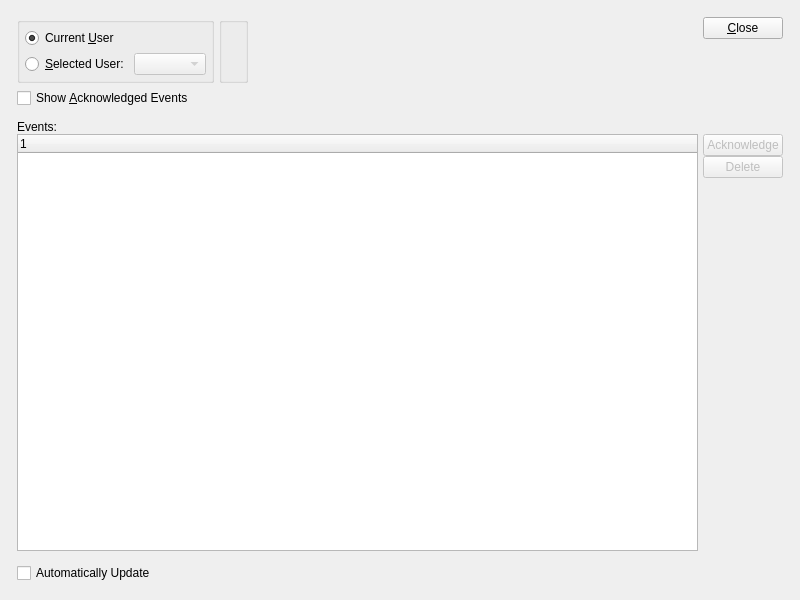
<ui version="4.0" >
 <comment>This file is part of the xTuple ERP: PostBooks Edition, a free and
open source Enterprise Resource Planning software suite,
Copyright (c) 1999-2010 by OpenMFG LLC, d/b/a xTuple.
It is licensed to you under the Common Public Attribution License
version 1.0, the full text of which (including xTuple-specific Exhibits)
is available at www.xtuple.com/CPAL.  By using this software, you agree
to be bound by its terms.</comment>
 <class>eventManager</class>
 <widget class="QWidget" name="eventManager" >
  <property name="geometry" >
   <rect>
    <x>0</x>
    <y>0</y>
    <width>800</width>
    <height>600</height>
   </rect>
  </property>
  <property name="windowTitle" >
   <string>Events</string>
  </property>
  <layout class="QGridLayout" name="gridLayout_5" >
   <item row="0" column="0" >
    <layout class="QGridLayout" name="gridLayout_4" >
     <property name="margin" >
      <number>12</number>
     </property>
     <property name="spacing" >
      <number>12</number>
     </property>
     <item row="0" column="0" >
      <layout class="QHBoxLayout" name="horizontalLayout" >
       <item>
        <layout class="QGridLayout" name="gridLayout_2" >
         <item row="0" column="0" >
          <widget class="QGroupBox" name="_userGroup" >
           <property name="sizePolicy" >
            <sizepolicy vsizetype="Preferred" hsizetype="Preferred" >
             <horstretch>0</horstretch>
             <verstretch>0</verstretch>
            </sizepolicy>
           </property>
           <property name="minimumSize" >
            <size>
             <width>0</width>
             <height>0</height>
            </size>
           </property>
           <property name="title" >
            <string/>
           </property>
           <layout class="QGridLayout" name="gridLayout" >
            <item row="0" column="0" colspan="2" >
             <widget class="QRadioButton" name="_currentUser" >
              <property name="text" >
               <string>Current &amp;User</string>
              </property>
              <property name="checked" >
               <bool>true</bool>
              </property>
             </widget>
            </item>
            <item row="1" column="0" >
             <widget class="QRadioButton" name="_selectedUser" >
              <property name="text" >
               <string>&amp;Selected User:</string>
              </property>
             </widget>
            </item>
            <item row="1" column="1" >
             <widget class="XComboBox" name="_usr" >
              <property name="enabled" >
               <bool>false</bool>
              </property>
              <property name="type" >
               <enum>XComboBox::Users</enum>
              </property>
             </widget>
            </item>
           </layout>
          </widget>
         </item>
         <item row="0" column="1" >
          <widget class="WarehouseGroup" name="_warehouse" >
           <property name="fixedSize" >
            <bool>false</bool>
           </property>
          </widget>
         </item>
         <item row="1" column="0" colspan="2" >
          <widget class="XCheckBox" name="_showAcknowledged" >
           <property name="text" >
            <string>Show &amp;Acknowledged Events</string>
           </property>
          </widget>
         </item>
        </layout>
       </item>
       <item>
        <spacer>
         <property name="orientation" >
          <enum>Qt::Horizontal</enum>
         </property>
         <property name="sizeType" >
          <enum>QSizePolicy::Expanding</enum>
         </property>
         <property name="sizeHint" stdset="0" >
          <size>
           <width>0</width>
           <height>20</height>
          </size>
         </property>
        </spacer>
       </item>
       <item>
        <layout class="QVBoxLayout" >
         <property name="spacing" >
          <number>0</number>
         </property>
         <item>
          <widget class="QPushButton" name="_close" >
           <property name="text" >
            <string>&amp;Close</string>
           </property>
          </widget>
         </item>
         <item>
          <spacer>
           <property name="orientation" >
            <enum>Qt::Vertical</enum>
           </property>
           <property name="sizeType" >
            <enum>QSizePolicy::Expanding</enum>
           </property>
           <property name="sizeHint" stdset="0" >
            <size>
             <width>20</width>
             <height>0</height>
            </size>
           </property>
          </spacer>
         </item>
        </layout>
       </item>
      </layout>
     </item>
     <item row="1" column="0" >
      <widget class="QFrame" name="_frame" >
       <property name="sizePolicy" >
        <sizepolicy vsizetype="Expanding" hsizetype="Preferred" >
         <horstretch>0</horstretch>
         <verstretch>1</verstretch>
        </sizepolicy>
       </property>
       <property name="frameShape" >
        <enum>QFrame::NoFrame</enum>
       </property>
       <property name="frameShadow" >
        <enum>QFrame::Raised</enum>
       </property>
       <layout class="QGridLayout" name="gridLayout_3" >
        <property name="margin" >
         <number>0</number>
        </property>
        <property name="spacing" >
         <number>0</number>
        </property>
        <item row="0" column="0" >
         <layout class="QVBoxLayout" name="verticalLayout" >
          <property name="spacing" >
           <number>0</number>
          </property>
          <item>
           <widget class="QLabel" name="_eventsLit" >
            <property name="text" >
             <string>Events:</string>
            </property>
           </widget>
          </item>
          <item>
           <layout class="QHBoxLayout" >
            <property name="spacing" >
             <number>5</number>
            </property>
            <item>
             <widget class="XTreeWidget" name="_event" >
              <property name="sizePolicy" >
               <sizepolicy vsizetype="Expanding" hsizetype="Expanding" >
                <horstretch>0</horstretch>
                <verstretch>0</verstretch>
               </sizepolicy>
              </property>
              <property name="minimumSize" >
               <size>
                <width>0</width>
                <height>100</height>
               </size>
              </property>
              <property name="selectionMode" >
               <enum>QAbstractItemView::ExtendedSelection</enum>
              </property>
             </widget>
            </item>
            <item>
             <layout class="QVBoxLayout" >
              <property name="spacing" >
               <number>0</number>
              </property>
              <item>
               <widget class="QPushButton" name="_ack" >
                <property name="enabled" >
                 <bool>false</bool>
                </property>
                <property name="text" >
                 <string>Acknowledge</string>
                </property>
               </widget>
              </item>
              <item>
               <widget class="QPushButton" name="_delete" >
                <property name="enabled" >
                 <bool>false</bool>
                </property>
                <property name="text" >
                 <string>Delete</string>
                </property>
               </widget>
              </item>
              <item>
               <spacer>
                <property name="orientation" >
                 <enum>Qt::Vertical</enum>
                </property>
                <property name="sizeHint" stdset="0" >
                 <size>
                  <width>20</width>
                  <height>40</height>
                 </size>
                </property>
               </spacer>
              </item>
             </layout>
            </item>
           </layout>
          </item>
         </layout>
        </item>
       </layout>
      </widget>
     </item>
     <item row="2" column="0" >
      <layout class="QHBoxLayout" >
       <property name="spacing" >
        <number>0</number>
       </property>
       <item>
        <widget class="XCheckBox" name="_autoUpdate" >
         <property name="text" >
          <string>Automatically Update</string>
         </property>
        </widget>
       </item>
       <item>
        <spacer>
         <property name="orientation" >
          <enum>Qt::Horizontal</enum>
         </property>
         <property name="sizeType" >
          <enum>QSizePolicy::Expanding</enum>
         </property>
         <property name="sizeHint" stdset="0" >
          <size>
           <width>20</width>
           <height>20</height>
          </size>
         </property>
        </spacer>
       </item>
      </layout>
     </item>
    </layout>
   </item>
  </layout>
 </widget>
 <layoutdefault spacing="5" margin="5" />
 <pixmapfunction>qPixmapFromMimeSource</pixmapfunction>
 <customwidgets>
  <customwidget>
   <class>WarehouseGroup</class>
   <extends>QGroupBox</extends>
   <header>warehousegroup.h</header>
  </customwidget>
  <customwidget>
   <class>XCheckBox</class>
   <extends>QCheckBox</extends>
   <header>xcheckbox.h</header>
  </customwidget>
  <customwidget>
   <class>XComboBox</class>
   <extends>QComboBox</extends>
   <header>xcombobox.h</header>
  </customwidget>
  <customwidget>
   <class>XTreeWidget</class>
   <extends>QTreeWidget</extends>
   <header>xtreewidget.h</header>
  </customwidget>
 </customwidgets>
 <tabstops>
  <tabstop>_currentUser</tabstop>
  <tabstop>_selectedUser</tabstop>
  <tabstop>_usr</tabstop>
  <tabstop>_warehouse</tabstop>
  <tabstop>_showAcknowledged</tabstop>
  <tabstop>_event</tabstop>
  <tabstop>_close</tabstop>
 </tabstops>
 <resources/>
 <connections>
  <connection>
   <sender>_selectedUser</sender>
   <signal>toggled(bool)</signal>
   <receiver>_usr</receiver>
   <slot>setEnabled(bool)</slot>
   <hints>
    <hint type="sourcelabel" >
     <x>20</x>
     <y>20</y>
    </hint>
    <hint type="destinationlabel" >
     <x>20</x>
     <y>20</y>
    </hint>
   </hints>
  </connection>
  <connection>
   <sender>_close</sender>
   <signal>clicked()</signal>
   <receiver>eventManager</receiver>
   <slot>close()</slot>
   <hints>
    <hint type="sourcelabel" >
     <x>782</x>
     <y>27</y>
    </hint>
    <hint type="destinationlabel" >
     <x>422</x>
     <y>177</y>
    </hint>
   </hints>
  </connection>
  <connection>
   <sender>_event</sender>
   <signal>valid(bool)</signal>
   <receiver>_ack</receiver>
   <slot>setEnabled(bool)</slot>
   <hints>
    <hint type="sourcelabel" >
     <x>358</x>
     <y>220</y>
    </hint>
    <hint type="destinationlabel" >
     <x>773</x>
     <y>141</y>
    </hint>
   </hints>
  </connection>
  <connection>
   <sender>_event</sender>
   <signal>valid(bool)</signal>
   <receiver>_delete</receiver>
   <slot>setEnabled(bool)</slot>
   <hints>
    <hint type="sourcelabel" >
     <x>358</x>
     <y>220</y>
    </hint>
    <hint type="destinationlabel" >
     <x>773</x>
     <y>173</y>
    </hint>
   </hints>
  </connection>
 </connections>
</ui>
